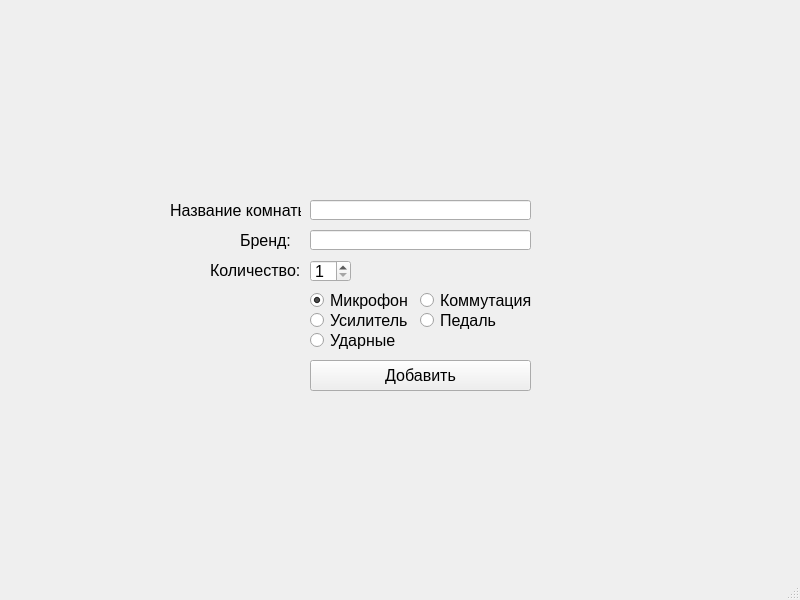
<?xml version="1.0" encoding="UTF-8"?>
<ui version="4.0">
 <class>MainWindow</class>
 <widget class="QMainWindow" name="MainWindow">
  <property name="geometry">
   <rect>
    <x>0</x>
    <y>0</y>
    <width>800</width>
    <height>600</height>
   </rect>
  </property>
  <property name="windowTitle">
   <string>MainWindow</string>
  </property>
  <widget class="QWidget" name="centralwidget">
   <widget class="QPushButton" name="add_button">
    <property name="geometry">
     <rect>
      <x>310</x>
      <y>360</y>
      <width>221</width>
      <height>31</height>
     </rect>
    </property>
    <property name="font">
     <font>
      <pointsize>12</pointsize>
     </font>
    </property>
    <property name="text">
     <string>Добавить</string>
    </property>
   </widget>
   <widget class="QLabel" name="label_2">
    <property name="geometry">
     <rect>
      <x>210</x>
      <y>260</y>
      <width>91</width>
      <height>20</height>
     </rect>
    </property>
    <property name="font">
     <font>
      <pointsize>12</pointsize>
     </font>
    </property>
    <property name="text">
     <string>Количество:</string>
    </property>
   </widget>
   <widget class="QLabel" name="label_3">
    <property name="geometry">
     <rect>
      <x>240</x>
      <y>230</y>
      <width>61</width>
      <height>20</height>
     </rect>
    </property>
    <property name="font">
     <font>
      <pointsize>12</pointsize>
     </font>
    </property>
    <property name="text">
     <string>Бренд:</string>
    </property>
   </widget>
   <widget class="QLineEdit" name="brand_edit">
    <property name="geometry">
     <rect>
      <x>310</x>
      <y>230</y>
      <width>221</width>
      <height>20</height>
     </rect>
    </property>
   </widget>
   <widget class="QSpinBox" name="amount_spin">
    <property name="geometry">
     <rect>
      <x>310</x>
      <y>260</y>
      <width>41</width>
      <height>22</height>
     </rect>
    </property>
    <property name="font">
     <font>
      <pointsize>12</pointsize>
     </font>
    </property>
    <property name="minimum">
     <number>1</number>
    </property>
    <property name="maximum">
     <number>5</number>
    </property>
   </widget>
   <widget class="QRadioButton" name="mic_radio">
    <property name="geometry">
     <rect>
      <x>310</x>
      <y>290</y>
      <width>111</width>
      <height>21</height>
     </rect>
    </property>
    <property name="font">
     <font>
      <pointsize>12</pointsize>
     </font>
    </property>
    <property name="text">
     <string>Микрофон</string>
    </property>
    <property name="checked">
     <bool>true</bool>
    </property>
   </widget>
   <widget class="QRadioButton" name="amp_radio">
    <property name="geometry">
     <rect>
      <x>310</x>
      <y>310</y>
      <width>111</width>
      <height>21</height>
     </rect>
    </property>
    <property name="font">
     <font>
      <pointsize>12</pointsize>
     </font>
    </property>
    <property name="text">
     <string>Усилитель</string>
    </property>
   </widget>
   <widget class="QRadioButton" name="drums_radio">
    <property name="geometry">
     <rect>
      <x>310</x>
      <y>330</y>
      <width>111</width>
      <height>21</height>
     </rect>
    </property>
    <property name="font">
     <font>
      <pointsize>12</pointsize>
     </font>
    </property>
    <property name="text">
     <string>Ударные</string>
    </property>
   </widget>
   <widget class="QRadioButton" name="pedal_radio">
    <property name="geometry">
     <rect>
      <x>420</x>
      <y>310</y>
      <width>111</width>
      <height>21</height>
     </rect>
    </property>
    <property name="font">
     <font>
      <pointsize>12</pointsize>
     </font>
    </property>
    <property name="text">
     <string>Педаль</string>
    </property>
   </widget>
   <widget class="QRadioButton" name="commut_radio">
    <property name="geometry">
     <rect>
      <x>420</x>
      <y>290</y>
      <width>111</width>
      <height>21</height>
     </rect>
    </property>
    <property name="font">
     <font>
      <pointsize>12</pointsize>
     </font>
    </property>
    <property name="text">
     <string>Коммутация</string>
    </property>
   </widget>
   <widget class="QLineEdit" name="name_edit">
    <property name="geometry">
     <rect>
      <x>310</x>
      <y>200</y>
      <width>221</width>
      <height>20</height>
     </rect>
    </property>
   </widget>
   <widget class="QLabel" name="label_4">
    <property name="geometry">
     <rect>
      <x>170</x>
      <y>200</y>
      <width>131</width>
      <height>20</height>
     </rect>
    </property>
    <property name="font">
     <font>
      <pointsize>12</pointsize>
     </font>
    </property>
    <property name="text">
     <string>Название комнаты:</string>
    </property>
   </widget>
  </widget>
  <widget class="QMenuBar" name="menubar">
   <property name="geometry">
    <rect>
     <x>0</x>
     <y>0</y>
     <width>800</width>
     <height>18</height>
    </rect>
   </property>
  </widget>
  <widget class="QStatusBar" name="statusbar"/>
 </widget>
 <resources/>
 <connections/>
</ui>
